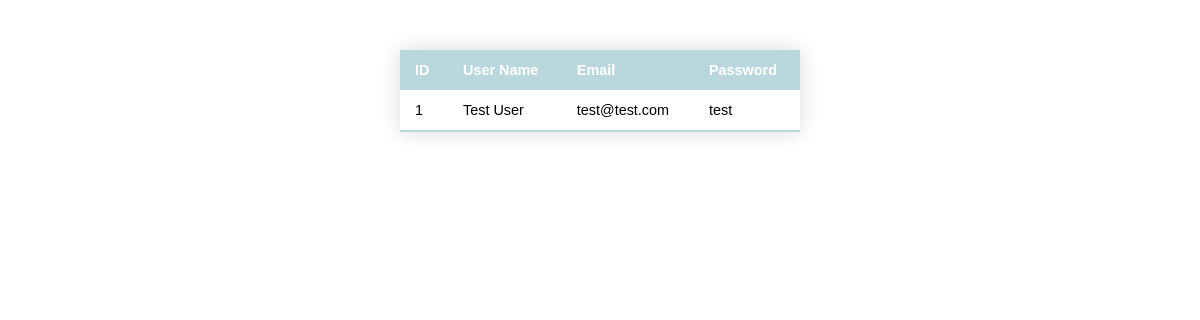
Before: / with the older database file.
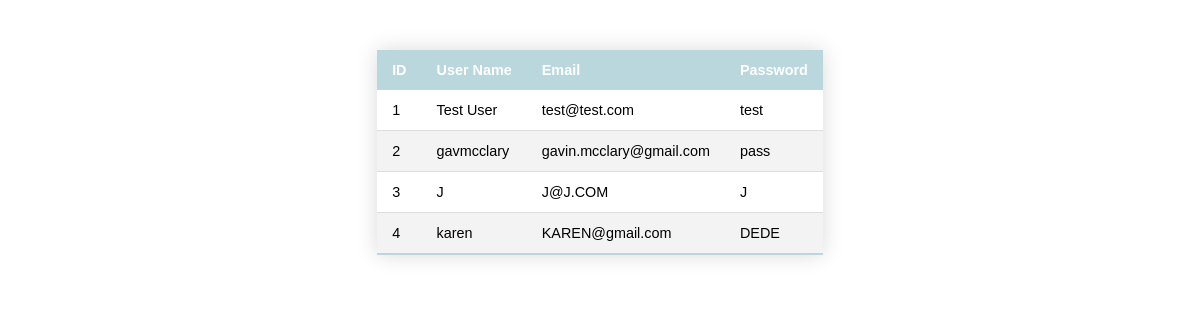
After: the same page with the newer database file.
### app.py (models this page shows, shortened)
class Users(db.Model):
    id = db.Column(db.Integer, primary_key=True)
    username = db.Column(db.String(80), unique=True, nullable=False)
    email = db.Column(db.String(120), unique=True, nullable=False)
    password = db.Column(db.String(128))

### app.py (the view)
@app.route('/')
def index():
    all_users = Users.query.all()
    return render_template('index.html', all_users=all_users)

### templates/index.html (shortened to what this page needs)
{% extends "public_template.html" %}
{% block main %}
            <table class="styled-table">
                <thead>
                    <tr>
                    <th>ID</th>
                    <th>User Name</th>
                    <th>Email</th>
                    <th>Password</th>
                    </tr>
                </thead>
                {% for user in all_users %}
                    <tr>
                        <td>{{ user.id }}</td>
                        <td>{{ user.username }}</td>
                        <td>{{ user.email }}</td>
                        <td>{{ user.password }}</td>
                    </tr>
                {% endfor %}
            </table>
{% endblock %}

### templates/public_template.html (shortened to what this page needs)
<!DOCTYPE html>
<html lang="en">
<head>
    <link rel= "stylesheet" type= "text/css" href= "{{ url_for('static',filename='styles/styles.css') }}">
</head>
<body>
    {% block main %}
    {% endblock %}
</body>
</html>

### static/styles/styles.css (style rules this page uses)
body { font-family: Arial, Helvetica, sans-serif; color: rgb(0, 0, 0); }
.styled-table { border-collapse: collapse; margin: auto; margin-top: 50px; font-size: 0.9em; font-family: Arial, Helvetica, sans-serif; min-width: 400px; box-shadow: 0 0 20px rgba(0, 0, 0, 0.15); }
.styled-table thead tr { background-color: rgb(185, 215, 221); color: #ffffff; text-align: left; }
.styled-table th, .styled-table td { padding: 12px 15px; }
.styled-table tbody tr { border-bottom: 1px solid #dddddd; }
.styled-table tbody tr:nth-of-type(even) { background-color: #f3f3f3; }
.styled-table tbody tr:last-of-type { border-bottom: 2px solid rgb(185, 215, 221); }

Changed rows visible on the page:
added Users: id "2", username "gavmcclary", email "gavin.mcclary@gmail.com", password "pass"
added Users: id "3", username "J", email "J@J.COM", password "J"
added Users: id "4", username "karen", email "KAREN@gmail.com", password "DEDE"
